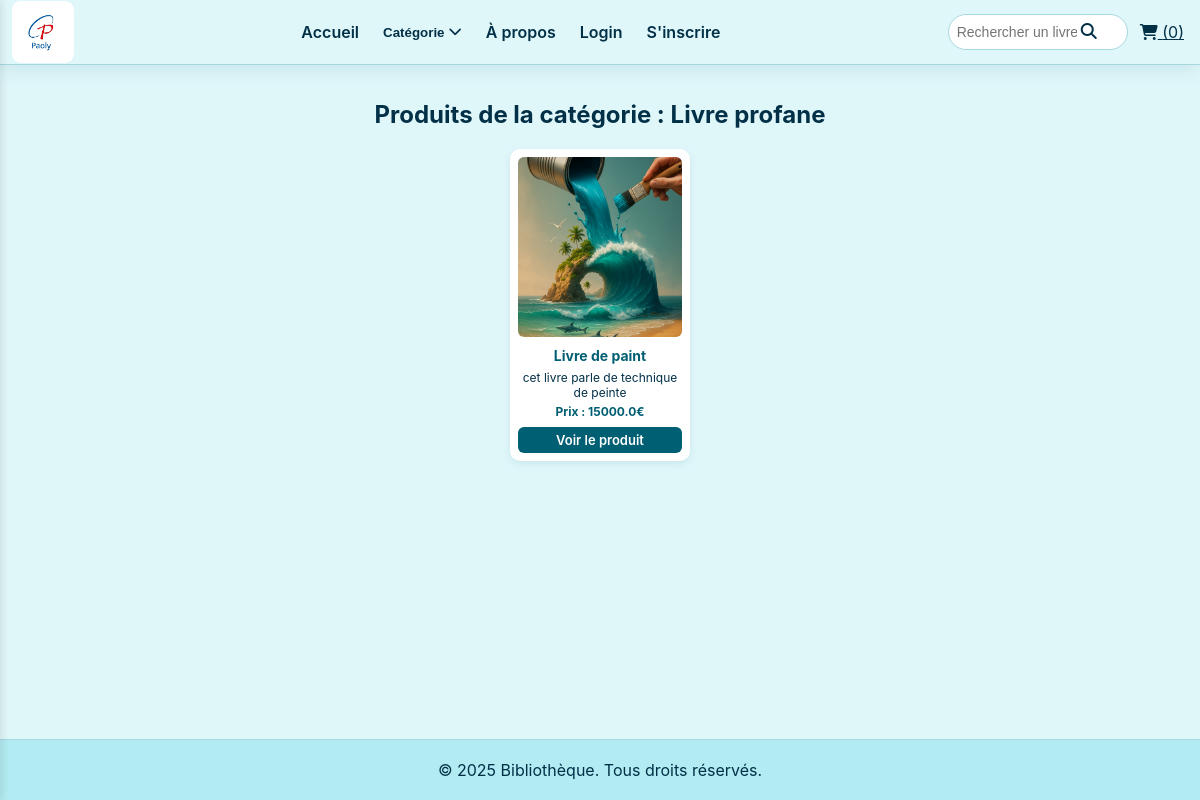
Screenshot of /categorie/Livre profane with the database file from the repository.
### tables this page shows
CREATE TABLE produits (
                    id INTEGER PRIMARY KEY AUTOINCREMENT,
                    nom_de_produit TEXT,
                    categorie TEXT,
                    prix REAL,
                    description TEXT,
                    image TEXT
                );

### app.py (the view)
@app.route('/categorie/<string:categorie>')
def categorie(categorie):
    conn = sqlite3.connect(DB_NAME)
    cursor = conn.cursor()
    cursor.execute("SELECT * FROM produits WHERE categorie=?", (categorie,))  # ← corrigé
    produits = cursor.fetchall()
    conn.close()
    return render_template('categorie.html', produits=produits, categorie=categorie)

### app.py (called while the page is built)
@app.before_request
def load_cart_count():
    if 'user_id' in session:
        conn = sqlite3.connect(DB_NAME)
        c = conn.cursor()
        c.execute("SELECT COUNT(*) FROM panier WHERE user_id=?", (session['user_id'],))
        count = c.fetchone()[0]
        session['cart_count'] = count
        conn.close()
    else:
        session['cart_count'] = 0

@app.before_request
def load_cart_count():
    if 'user_id' in session:
        conn = sqlite3.connect(DB_NAME)
        c = conn.cursor()
        c.execute("SELECT COUNT(*) FROM panier WHERE user_id=?", (session['user_id'],))
        count = c.fetchone()[0]
        session['cart_count'] = count
        conn.close()
    else:
        session['cart_count'] = 0

### templates/categorie.html (shortened to what this page needs)
{% extends "base.html" %}
{% block content %}
<h2 style="text-align:center; margin-bottom:20px;">Produits de la catégorie : {{ categorie }}</h2>
<section class="books">
  <div class="books-grid">
    {% for produit in produits %}
    <div class="book-card">
      <img src="{{ url_for('static', filename='images/' ~ produit[5]) }}" alt="{{ produit[1] }}">
      <h3>{{ produit[1] }}</h3>
      <p>{{ produit[4] }}</p>
      <p style="font-weight:bold; color:#005f73;">Prix : {{ produit[3] }}€</p>
      <a href="#" class="btn">Voir le produit</a>
    </div>
    {% endfor %}
  </div>
</section>
{% endblock %}

### static/css/style.css (style rules this page uses)
:root { --bg: #e0f7fa; --text: #023047; --muted: #028090; --accent: #005f73; --shadow: 0 6px 18px rgba(0,95,115,0.1); --footer-bg: #b2ebf2; }
* { box-sizing:border-box;margin:0;padding:0 }
html,body { height:100% }
body { font-family: 'Inter', system-ui, -apple-system, 'Segoe UI', Roboto, 'Helvetica Neue', Arial; background:var(--bg); color:var(--text); display:flex; flex-direction:column; min-height:100vh; }
.books { max-width: 1200px; margin: 20px auto; padding: 0 12px; }
.books-grid { display: grid; grid-template-columns: repeat(auto-fit, minmax(150px, 1fr)); gap: 8px; }
.book-card { background: #fff; border-radius: 10px; padding: 8px; text-align: center; box-shadow: 0 3px 8px rgba(0,95,115,0.1); display: flex; flex-direction: column; justify-content: space-between; max-width: 180px; margin: 0 auto; }
.book-card img { width: 100%; height: 180px; object-fit: cover; border-radius: 6px; margin-bottom: 6px; }
.book-card h3 { font-size: 14px; margin: 4px 0; color: var(--accent); }
.book-card p { font-size: 12px; margin: 2px 0; color: var(--text); }
.book-card .btn { display: inline-block; margin-top: 6px; padding: 5px 10px; background: var(--accent); color: #fff; border-radius: 6px; text-decoration: none; font-weight: 600; font-size: 13px; transition: background 0.3s; }

### rows the page displays
produits: categorie "Livre profane", image (picture), nom_de_produit "Livre de paint", description "cet livre parle de technique de peinte", prix "15000.0"

### other values shown
{{ session.get('cart_count', 0) }} "0"
